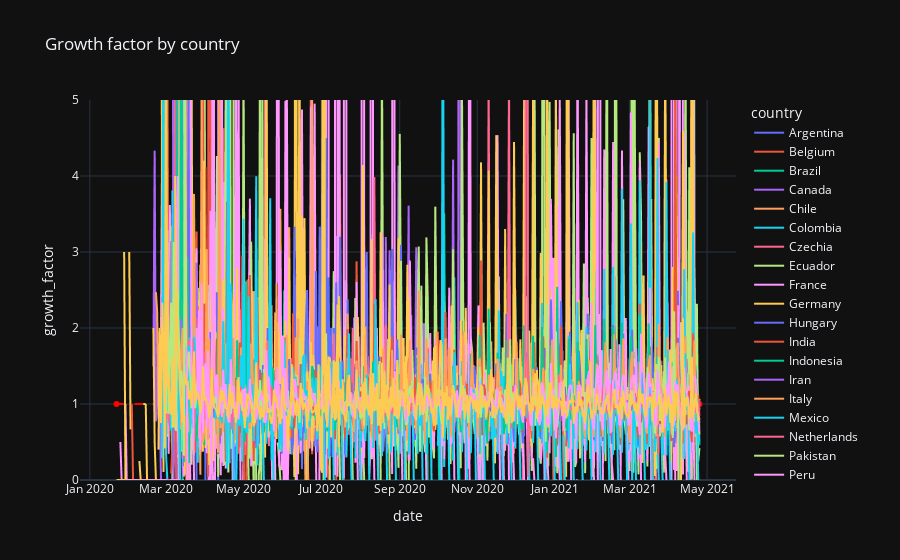

The notebook cell this image was saved under:
### Code cell
country_df['prev_new_case'] = country_df.groupby('country')['new_case'].shift(1)
country_df['growth_factor'] = country_df['new_case'] / country_df['prev_new_case']
country_df['growth_factor'].fillna(0, inplace=True)
top30_country_df = country_df[country_df['country'].isin(top30_countries)]

fig = px.line(top30_country_df,
              x='date', y='growth_factor', color='country',
              title=f'Growth factor by country')
fig.add_trace(go.Scatter(x=[ww_df['date'].min(), ww_df['date'].max()], y=[1., 1.], name='Growth factor=1.', line=dict(dash='dash', color=('rgb(255, 0, 0)'))))
fig.update_yaxes(range=[0., 5.])
fig.show()

### Figure 1 — Plotly figure (JSON) as saved in the notebook; plotly's stock layout.template omitted (floating-point values rounded to 4 significant figures; data arrays with more than 128 entries replaced by an {"elided": "..."} marker saying what was removed)
{"data": [{"hovertemplate": "country=Argentina<br>date=%{x}<br>growth_factor=%{y}<extra></extra>", "legendgroup": "Argentina", "line": {"color": "#636efa", "dash": "solid"}, "mode": "lines", "name": "Argentina", "showlegend": true, "type": "scattergl", "x": {"elided": "460 str values"}, "xaxis": "x", "y": {"elided": "460 float values"}, "yaxis": "y"}, {"hovertemplate": "country=Belgium<br>date=%{x}<br>growth_factor=%{y}<extra></extra>", "legendgroup": "Belgium", "line": {"color": "#EF553B", "dash": "solid"}, "mode": "lines", "name": "Belgium", "showlegend": true, "type": "scattergl", "x": {"elided": "460 str values"}, "xaxis": "x", "y": {"elided": "460 float values"}, "yaxis": "y"}, {"hovertemplate": "country=Brazil<br>date=%{x}<br>growth_factor=%{y}<extra></extra>", "legendgroup": "Brazil", "line": {"color": "#00cc96", "dash": "solid"}, "mode": "lines", "name": "Brazil", "showlegend": true, "type": "scattergl", "x": {"elided": "460 str values"}, "xaxis": "x", "y": {"elided": "460 float values"}, "yaxis": "y"}, {"hovertemplate": "country=Canada<br>date=%{x}<br>growth_factor=%{y}<extra></extra>", "legendgroup": "Canada", "line": {"color": "#ab63fa", "dash": "solid"}, "mode": "lines", "name": "Canada", "showlegend": true, "type": "scattergl", "x": {"elided": "460 str values"}, "xaxis": "x", "y": {"elided": "460 float values"}, "yaxis": "y"}, {"hovertemplate": "country=Chile<br>date=%{x}<br>growth_factor=%{y}<extra></extra>", "legendgroup": "Chile", "line": {"color": "#FFA15A", "dash": "solid"}, "mode": "lines", "name": "Chile", "showlegend": true, "type": "scattergl", "x": {"elided": "460 str values"}, "xaxis": "x", "y": {"elided": "460 float values"}, "yaxis": "y"}, {"hovertemplate": "country=Colombia<br>date=%{x}<br>growth_factor=%{y}<extra></extra>", "legendgroup": "Colombia", "line": {"color": "#19d3f3", "dash": "solid"}, "mode": "lines", "name": "Colombia", "showlegend": true, "type": "scattergl", "x": {"elided": "460 str values"}, "xaxis": "x", "y": {"elided": "460 float values"}, "yaxis": "y"}, {"hovertemplate": "country=Czechia<br>date=%{x}<br>growth_factor=%{y}<extra></extra>", "legendgroup": "Czechia", "line": {"color": "#FF6692", "dash": "solid"}, "mode": "lines", "name": "Czechia", "showlegend": true, "type": "scattergl", "x": {"elided": "460 str values"}, "xaxis": "x", "y": {"elided": "460 float values"}, "yaxis": "y"}, {"hovertemplate": "country=Ecuador<br>date=%{x}<br>growth_factor=%{y}<extra></extra>", "legendgroup": "Ecuador", "line": {"color": "#B6E880", "dash": "solid"}, "mode": "lines", "name": "Ecuador", "showlegend": true, "type": "scattergl", "x": {"elided": "460 str values"}, "xaxis": "x", "y": {"elided": "460 float values"}, "yaxis": "y"}, {"hovertemplate": "country=France<br>date=%{x}<br>growth_factor=%{y}<extra></extra>", "legendgroup": "France", "line": {"color": "#FF97FF", "dash": "solid"}, "mode": "lines", "name": "France", "showlegend": true, "type": "scattergl", "x": {"elided": "460 str values"}, "xaxis": "x", "y": {"elided": "460 float values"}, "yaxis": "y"}, {"hovertemplate": "country=Germany<br>date=%{x}<br>growth_factor=%{y}<extra></extra>", "legendgroup": "Germany", "line": {"color": "#FECB52", "dash": "solid"}, "mode": "lines", "name": "Germany", "showlegend": true, "type": "scattergl", "x": {"elided": "460 str values"}, "xaxis": "x", "y": {"elided": "460 float values"}, "yaxis": "y"}, {"hovertemplate": "country=Hungary<br>date=%{x}<br>growth_factor=%{y}<extra></extra>", "legendgroup": "Hungary", "line": {"color": "#636efa", "dash": "solid"}, "mode": "lines", "name": "Hungary", "showlegend": true, "type": "scattergl", "x": {"elided": "460 str values"}, "xaxis": "x", "y": {"elided": "460 float values"}, "yaxis": "y"}, {"hovertemplate": "country=India<br>date=%{x}<br>growth_factor=%{y}<extra></extra>", "legendgroup": "India", "line": {"color": "#EF553B", "dash": "solid"}, "mode": "lines", "name": "India", "showlegend": true, "type": "scattergl", "x": {"elided": "460 str values"}, "xaxis": "x", "y": {"elided": "460 float values"}, "yaxis": "y"}, {"hovertemplate": "country=Indonesia<br>date=%{x}<br>growth_factor=%{y}<extra></extra>", "legendgroup": "Indonesia", "line": {"color": "#00cc96", "dash": "solid"}, "mode": "lines", "name": "Indonesia", "showlegend": true, "type": "scattergl", "x": {"elided": "460 str values"}, "xaxis": "x", "y": {"elided": "460 float values"}, "yaxis": "y"}, {"hovertemplate": "country=Iran<br>date=%{x}<br>growth_factor=%{y}<extra></extra>", "legendgroup": "Iran", "line": {"color": "#ab63fa", "dash": "solid"}, "mode": "lines", "name": "Iran", "showlegend": true, "type": "scattergl", "x": {"elided": "460 str values"}, "xaxis": "x", "y": {"elided": "460 float values"}, "yaxis": "y"}, {"hovertemplate": "country=Italy<br>date=%{x}<br>growth_factor=%{y}<extra></extra>", "legendgroup": "Italy", "line": {"color": "#FFA15A", "dash": "solid"}, "mode": "lines", "name": "Italy", "showlegend": true, "type": "scattergl", "x": {"elided": "460 str values"}, "xaxis": "x", "y": {"elided": "460 float values"}, "yaxis": "y"}, {"hovertemplate": "country=Mexico<br>date=%{x}<br>growth_factor=%{y}<extra></extra>", "legendgroup": "Mexico", "line": {"color": "#19d3f3", "dash": "solid"}, "mode": "lines", "name": "Mexico", "showlegend": true, "type": "scattergl", "x": {"elided": "460 str values"}, "xaxis": "x", "y": {"elided": "460 float values"}, "yaxis": "y"}, {"hovertemplate": "country=Netherlands<br>date=%{x}<br>growth_factor=%{y}<extra></extra>", "legendgroup": "Netherlands", "line": {"color": "#FF6692", "dash": "solid"}, "mode": "lines", "name": "Netherlands", "showlegend": true, "type": "scattergl", "x": {"elided": "460 str values"}, "xaxis": "x", "y": {"elided": "460 float values"}, "yaxis": "y"}, {"hovertemplate": "country=Pakistan<br>date=%{x}<br>growth_factor=%{y}<extra></extra>", "legendgroup": "Pakistan", "line": {"color": "#B6E880", "dash": "solid"}, "mode": "lines", "name": "Pakistan", "showlegend": true, "type": "scattergl", "x": {"elided": "460 str values"}, "xaxis": "x", "y": {"elided": "460 float values"}, "yaxis": "y"}, {"hovertemplate": "country=Peru<br>date=%{x}<br>growth_factor=%{y}<extra></extra>", "legendgroup": "Peru", "line": {"color": "#FF97FF", "dash": "solid"}, "mode": "lines", "name": "Peru", "showlegend": true, "type": "scattergl", "x": {"elided": "460 str values"}, "xaxis": "x", "y": {"elided": "460 float values"}, "yaxis": "y"}, {"hovertemplate": "country=Philippines<br>date=%{x}<br>growth_factor=%{y}<extra></extra>", "legendgroup": "Philippines", "line": {"color": "#FECB52", "dash": "solid"}, "mode": "lines", "name": "Philippines", "showlegend": true, "type": "scattergl", "x": {"elided": "460 str values"}, "xaxis": "x", "y": {"elided": "460 float values"}, "yaxis": "y"}, {"hovertemplate": "country=Poland<br>date=%{x}<br>growth_factor=%{y}<extra></extra>", "legendgroup": "Poland", "line": {"color": "#636efa", "dash": "solid"}, "mode": "lines", "name": "Poland", "showlegend": true, "type": "scattergl", "x": {"elided": "460 str values"}, "xaxis": "x", "y": {"elided": "460 float values"}, "yaxis": "y"}, {"hovertemplate": "country=Portugal<br>date=%{x}<br>growth_factor=%{y}<extra></extra>", "legendgroup": "Portugal", "line": {"color": "#EF553B", "dash": "solid"}, "mode": "lines", "name": "Portugal", "showlegend": true, "type": "scattergl", "x": {"elided": "460 str values"}, "xaxis": "x", "y": {"elided": "460 float values"}, "yaxis": "y"}, {"hovertemplate": "country=Romania<br>date=%{x}<br>growth_factor=%{y}<extra></extra>", "legendgroup": "Romania", "line": {"color": "#00cc96", "dash": "solid"}, "mode": "lines", "name": "Romania", "showlegend": true, "type": "scattergl", "x": {"elided": "460 str values"}, "xaxis": "x", "y": {"elided": "460 float values"}, "yaxis": "y"}, {"hovertemplate": "country=Russia<br>date=%{x}<br>growth_factor=%{y}<extra></extra>", "legendgroup": "Russia", "line": {"color": "#ab63fa", "dash": "solid"}, "mode": "lines", "name": "Russia", "showlegend": true, "type": "scattergl", "x": {"elided": "460 str values"}, "xaxis": "x", "y": {"elided": "460 float values"}, "yaxis": "y"}, {"hovertemplate": "country=South Africa<br>date=%{x}<br>growth_factor=%{y}<extra></extra>", "legendgroup": "South Africa", "line": {"color": "#FFA15A", "dash": "solid"}, "mode": "lines", "name": "South Africa", "showlegend": true, "type": "scattergl", "x": {"elided": "460 str values"}, "xaxis": "x", "y": {"elided": "460 float values"}, "yaxis": "y"}, {"hovertemplate": "country=Spain<br>date=%{x}<br>growth_factor=%{y}<extra></extra>", "legendgroup": "Spain", "line": {"color": "#19d3f3", "dash": "solid"}, "mode": "lines", "name": "Spain", "showlegend": true, "type": "scattergl", "x": {"elided": "460 str values"}, "xaxis": "x", "y": {"elided": "460 float values"}, "yaxis": "y"}, {"hovertemplate": "country=Turkey<br>date=%{x}<br>growth_factor=%{y}<extra></extra>", "legendgroup": "Turkey", "line": {"color": "#FF6692", "dash": "solid"}, "mode": "lines", "name": "Turkey", "showlegend": true, "type": "scattergl", "x": {"elided": "460 str values"}, "xaxis": "x", "y": {"elided": "460 float values"}, "yaxis": "y"}, {"hovertemplate": "country=US<br>date=%{x}<br>growth_factor=%{y}<extra></extra>", "legendgroup": "US", "line": {"color": "#B6E880", "dash": "solid"}, "mode": "lines", "name": "US", "showlegend": true, "type": "scattergl", "x": {"elided": "460 str values"}, "xaxis": "x", "y": {"elided": "460 float values"}, "yaxis": "y"}, {"hovertemplate": "country=Ukraine<br>date=%{x}<br>growth_factor=%{y}<extra></extra>", "legendgroup": "Ukraine", "line": {"color": "#FF97FF", "dash": "solid"}, "mode": "lines", "name": "Ukraine", "showlegend": true, "type": "scattergl", "x": {"elided": "460 str values"}, "xaxis": "x", "y": {"elided": "460 float values"}, "yaxis": "y"}, {"hovertemplate": "country=United Kingdom<br>date=%{x}<br>growth_factor=%{y}<extra></extra>", "legendgroup": "United Kingdom", "line": {"color": "#FECB52", "dash": "solid"}, "mode": "lines", "name": "United Kingdom", "showlegend": true, "type": "scattergl", "x": {"elided": "460 str values"}, "xaxis": "x", "y": {"elided": "460 float values"}, "yaxis": "y"}, {"line": {"color": "rgb(255, 0, 0)", "dash": "dash"}, "name": "Growth factor=1.", "type": "scatter", "x": ["2020-01-22", "2021-04-25"], "y": [1, 1]}], "layout": {"legend": {"title": {"text": "country"}, "tracegroupgap": 0}, "title": {"text": "Growth factor by country"}, "xaxis": {"anchor": "y", "domain": [0, 1], "title": {"text": "date"}}, "yaxis": {"anchor": "x", "domain": [0, 1], "range": [0, 5], "title": {"text": "growth_factor"}}}}
